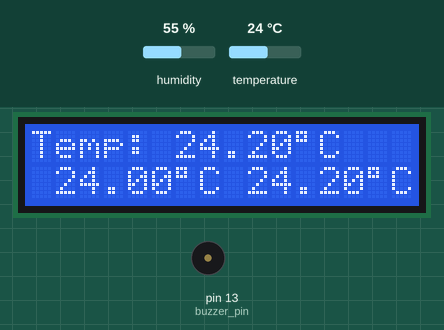
Simulated run of this sketch. Board: Arduino Uno, built with avr-gcc and run on an emulated ATmega328P. Parts: 16×2 character LCD, buzzer (waves = sounding, pin HIGH). Inputs (shaded band) come from the test bench; at power-on: temperature 24 °C, humidity 55 %. What the sketch prints to the serial monitor is not drawn.

Above: at 1.3 s.
1.4 s: temperature set to 26 °C
At 2.4 s:
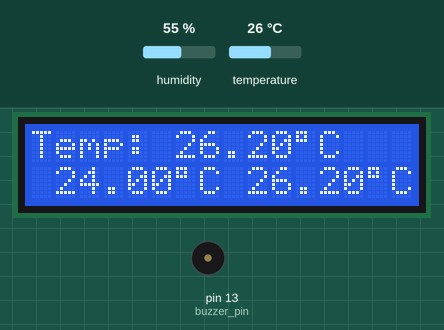
3.1 s: temperature set to 12 °C
At 4.36 s:
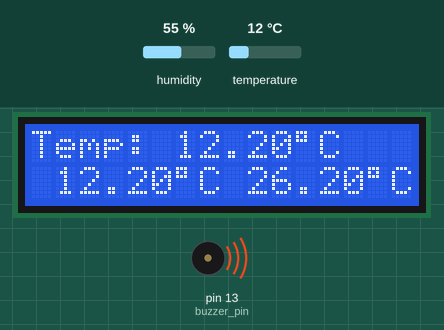
5.6 s: temperature set to 19 °C
At 7.8 s:
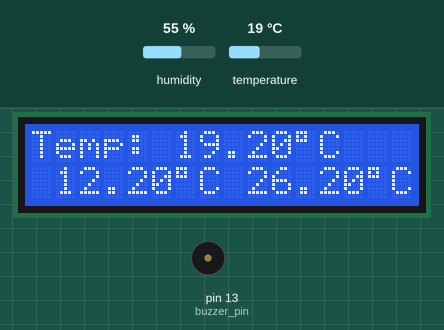
Timing chart, 0 to 14.2 s (numbered marks = the images above; inputs shaded):
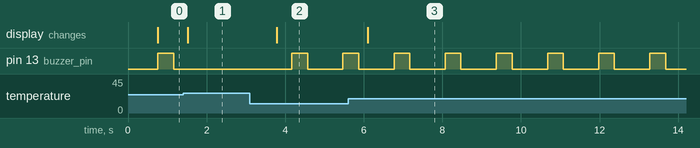

The sketch:

app.ino
```cpp
#include <LiquidCrystal_I2C.h>
#include <ThreadController.h>
#include <Thread.h>
#include <dht.h>

#define threadSleep 700
#define DHT11_PIN 2
#define address 0x27
#define row 2
#define column 16
#define buzzer_pin 13
#define cf .2

LiquidCrystal_I2C lcd(address, column, row);
ThreadController threadController = ThreadController();
Thread showLcdThread = Thread();
Thread buzzerThread = Thread();
dht DHT;

void createThread();
void startBuzzer();
void setInitialValues();
void setLcd();
void showCelsius();
float minCelsius();
float maxCelsius();


volatile float minValueCelsius;
volatile float maxValueCelsius;
volatile float celsius;

void setup(){
  Serial.begin(9600);

  pinMode(buzzer_pin, OUTPUT);
  digitalWrite(buzzer_pin, LOW);

  setInitialValues();
  setLcd();

  createThread();
}


void loop() {
  threadController.run();
  Serial.println(celsius, 2);

}


void createThread(){
  showLcdThread.setInterval(threadSleep);
  buzzerThread.setInterval(threadSleep);

  showLcdThread.onRun(showCelsius);
  buzzerThread.onRun(startBuzzer);


  threadController.add(&showLcdThread);
  threadController.add(&buzzerThread);
}


void startBuzzer(){
  if (celsius < 25.2 || celsius > 32.6){
    digitalWrite(buzzer_pin, HIGH);
    delay(400);
    digitalWrite(buzzer_pin, LOW);
    delay(200);
    Serial.print(celsius, 2); // debug
    Serial.println(" °C"); // debug
  }
}


void setInitialValues(){
  DHT.read11(DHT11_PIN);
  minValueCelsius = DHT.temperature;
  maxValueCelsius = DHT.temperature;
}


void setLcd(){
  lcd.init();
  lcd.backlight();
  lcd.clear();
}


void showCelsius(){
  DHT.read11(DHT11_PIN);
  celsius = DHT.temperature + cf;
  lcd.setCursor(0, 0);
  lcd.print("Temp: ");
  lcd.print(celsius);
  lcd.write(223);
  lcd.print("C");
  lcd.setCursor(0, 0);
  lcd.print("");

  lcd.setCursor(8, 1);
  lcd.print("");
  lcd.write(20);
  lcd.print(maxCelsius());
  lcd.write(223);
  lcd.print("C");

  lcd.setCursor(0, 1);
  lcd.print("");
  lcd.write(21);
  lcd.print(minCelsius());
  lcd.write(223);
  lcd.print("C");

}


float minCelsius(){
  if (celsius < minValueCelsius){
    minValueCelsius = celsius;

    Serial.print(minValueCelsius, 2); // debug
    Serial.println(" °C minValueCelsius"); // debug
  }
  return minValueCelsius;
}


float maxCelsius(){
  if (celsius > maxValueCelsius){
    maxValueCelsius = celsius;

    Serial.print(maxValueCelsius, 2); // debug
    Serial.println(" °C maxValueCelsius"); // debug
  }

  return  maxValueCelsius;
}
```

Measured:
- after the input at 1.4 s, pin 13 (buzzer_pin): stays LOW (without the input it goes to HIGH after 0.66 s); the display: changes after 0.12 s (image 1)
- after the input at 3.1 s, pin 13 (buzzer_pin): LOW → HIGH after 1.1 s, → LOW 0.40 s later, → HIGH 0.90 s later; the display: changes after 0.69 s (image 2)
- after the input at 5.6 s, the display: changes after 0.50 s (image 3)
